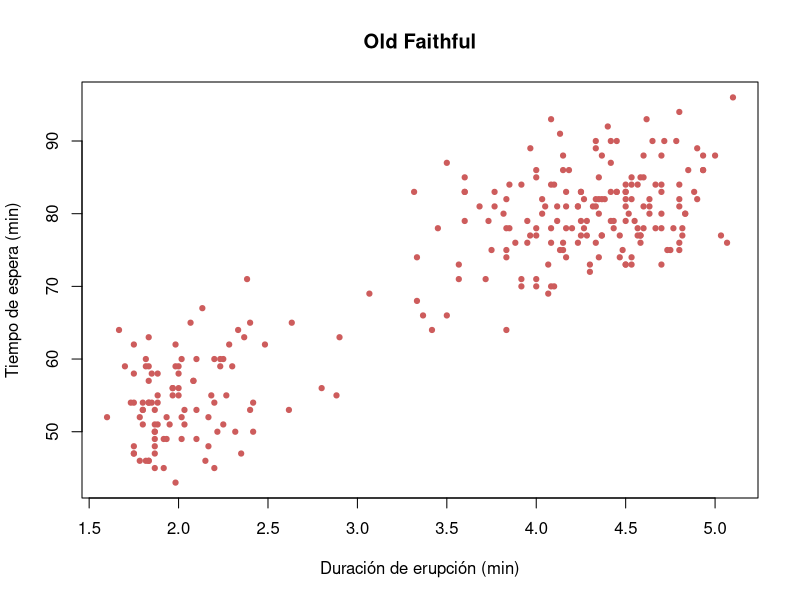
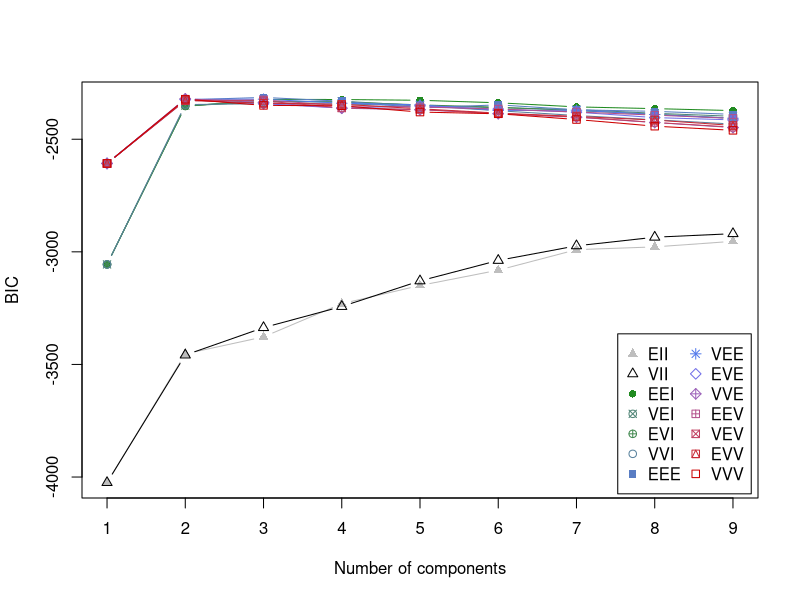
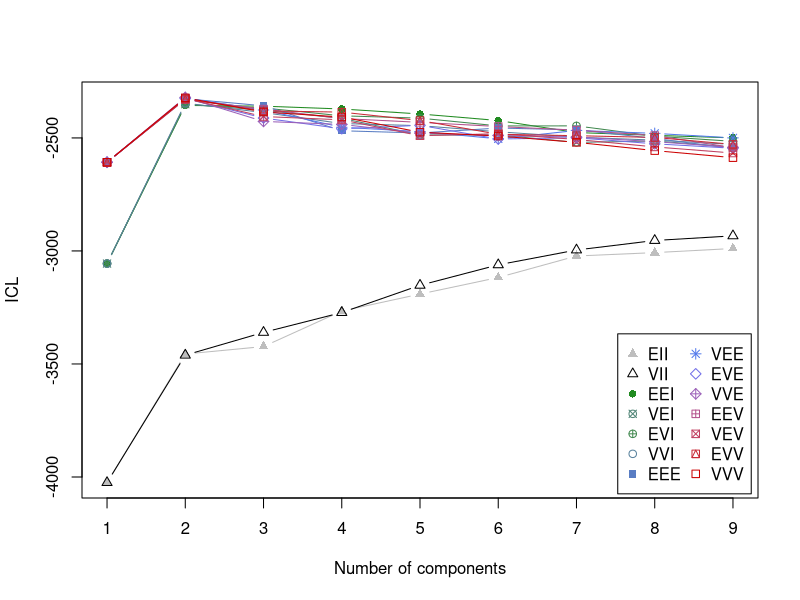
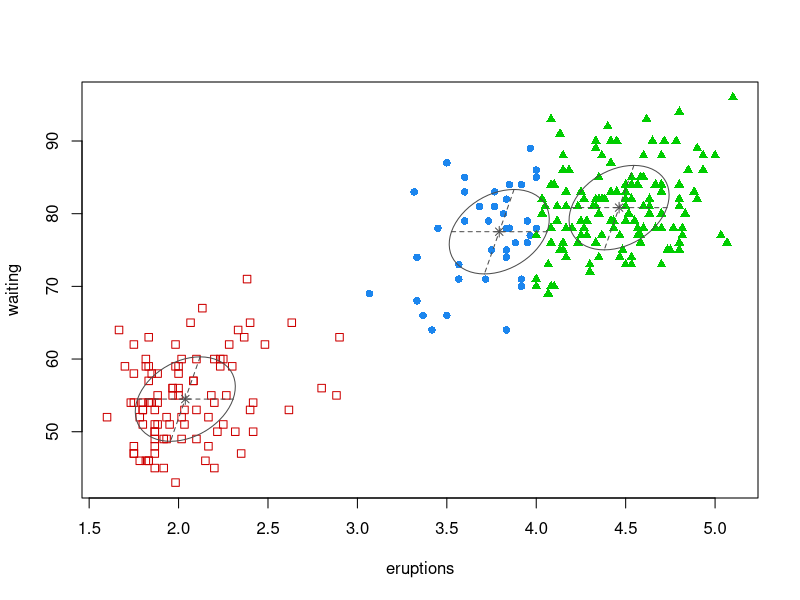
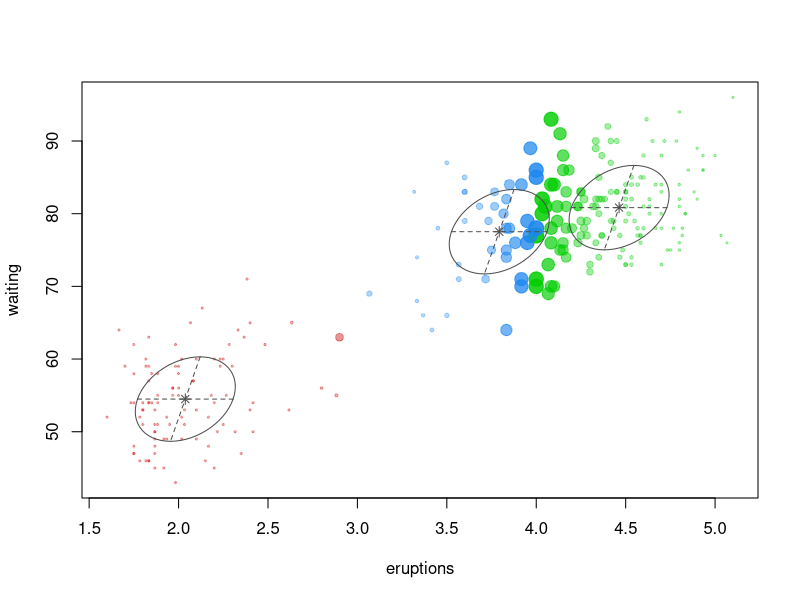
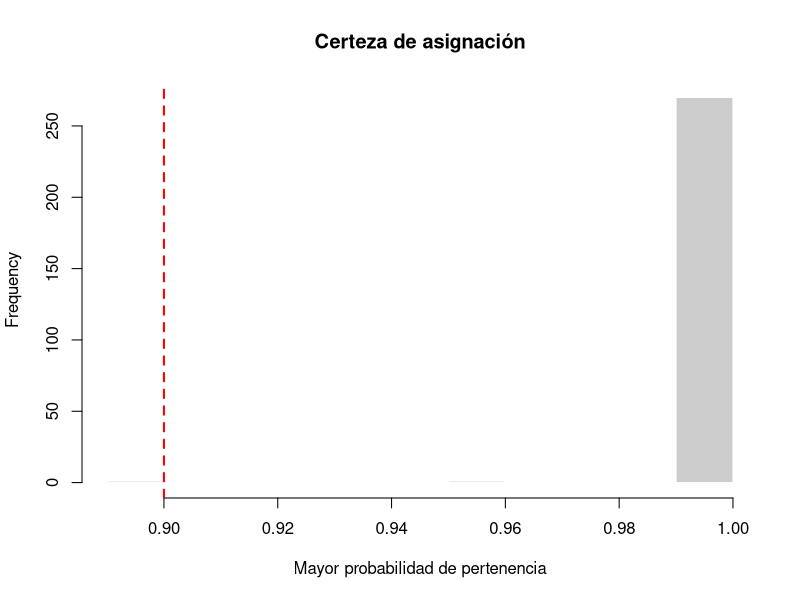
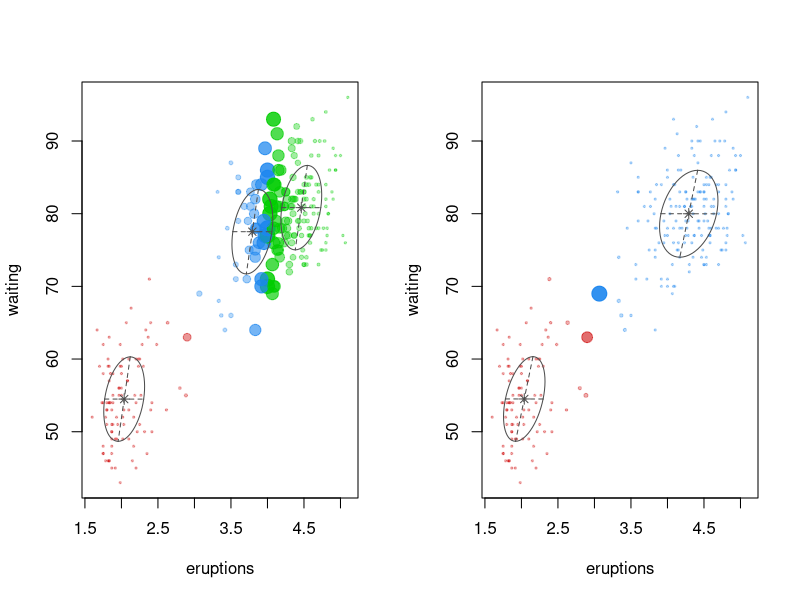
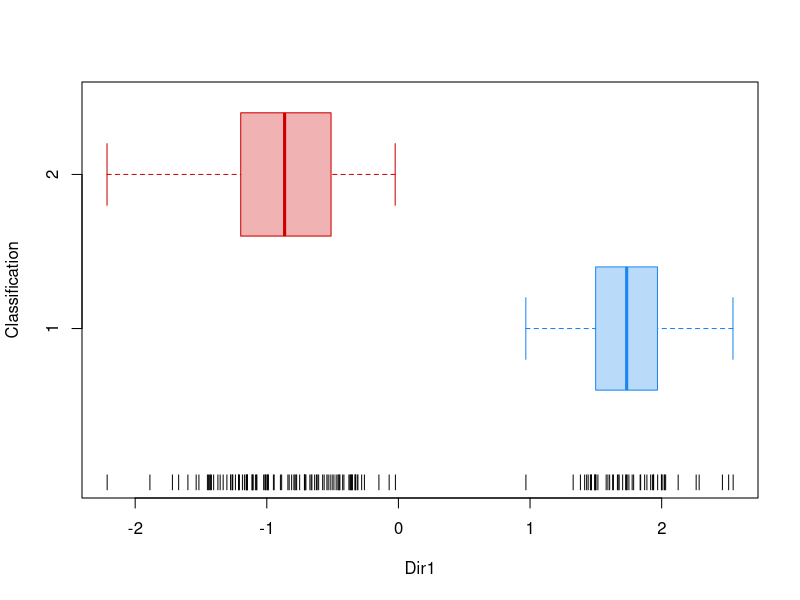

The R source for these figures, in order:
## ---- chunk 1
library(mclust)
library(dbscan)
library(MASS)

set.seed(42)
## ---- chunk 2
data(faithful)

dim(faithful)
head(faithful)
## ---- chunk 3
plot(faithful,
     pch = 19,
     cex = 0.7,
     col = "indianred",
     xlab = "Duración de erupción (min)",
     ylab = "Tiempo de espera (min)",
     main = "Old Faithful")
## ---- chunk 4
gmm_faithful <- Mclust(faithful)
summary(gmm_faithful)
## ---- chunk 5
plot(gmm_faithful, what = "BIC")
## ---- chunk 6
gmm_faithful$BIC
## ---- chunk 7
icl_faithful <- mclustICL(faithful)
plot(icl_faithful)
summary(icl_faithful)
## ---- chunk 8
gmm_faithful_icl <- Mclust(faithful,
                           G = 2,
                           modelNames = "VVE")
summary(gmm_faithful_icl)
## ---- chunk 9
head(gmm_faithful$z)
## ---- chunk 10
head(gmm_faithful$classification)
table(gmm_faithful$classification)
## ---- chunk 11
summary(gmm_faithful$uncertainty)
## ---- chunk 12
plot(gmm_faithful, what = "classification")
## ---- chunk 13
plot(gmm_faithful, what = "uncertainty")
## ---- chunk 14
prob_max <- apply(gmm_faithful_icl$z, 1, max)

hist(prob_max,
     main = "Certeza de asignación",
     xlab = "Mayor probabilidad de pertenencia",
     col = "gray80",
     border = "white")
abline(v = 0.9, col = "red", lwd = 2, lty = 2)
## ---- chunk 15
obs_dudosas <- head(order(prob_max), 10)

faithful[obs_dudosas, ]
gmm_faithful_icl$z[obs_dudosas, ]
gmm_faithful_icl$classification[obs_dudosas]
## ---- chunk 16
par(mfrow = c(1, 2))
plot(gmm_faithful, what = "uncertainty")
plot(gmm_faithful_icl, what = "uncertainty")
par(mfrow = c(1, 1))
## ---- chunk 17
data(iris)
X_iris <- iris[, 1:4]

gmm_iris <- Mclust(X_iris)
summary(gmm_iris)
## ---- chunk 18
table(GMM = gmm_iris$classification,
      Species = iris$Species)
## ---- chunk 19
gmm_iris3 <- Mclust(X_iris, G = 3)
summary(gmm_iris3)
## ---- chunk 20
table(GMM = gmm_iris3$classification,
      Species = iris$Species)
## ---- chunk 21
dr_iris_2 <- MclustDR(gmm_iris)
summary(dr_iris_2)
plot(dr_iris_2, what = "boundaries")
## ---- chunk 22
dr_iris_3 <- MclustDR(gmm_iris3)
summary(dr_iris_3)
plot(dr_iris_3, what = "boundaries")
## ---- chunk 23
set.seed(42)
km_iris <- kmeans(scale(X_iris), centers = 3, nstart = 25)

tabla_conc <- table(GMM = gmm_iris3$classification,
                    Kmeans = km_iris$cluster)
tabla_conc
## ---- chunk 24
ari_gmm_km <- adjustedRandIndex(gmm_iris3$classification,
                                km_iris$cluster)
ari_gmm_km
## ---- chunk 25
n <- 200
theta <- seq(0, 2*pi, length.out = n)

anillo1 <- cbind(cos(theta) * 1   + rnorm(n, 0, 0.08),
                 sin(theta) * 1   + rnorm(n, 0, 0.08))
anillo2 <- cbind(cos(theta) * 2.5 + rnorm(n, 0, 0.08),
                 sin(theta) * 2.5 + rnorm(n, 0, 0.08))

luna1 <- cbind(cos(seq(0, pi, length.out = n)) * 1.5 + rnorm(n, 0, 0.08) + 5,
               sin(seq(0, pi, length.out = n)) * 1   + rnorm(n, 0, 0.08))
luna2 <- cbind(cos(seq(pi, 2*pi, length.out = n)) * 1.5 + rnorm(n, 0, 0.08) + 6,
               sin(seq(pi, 2*pi, length.out = n)) * 1   + rnorm(n, 0, 0.08) - 0.5)

anillos <- rbind(anillo1, anillo2)
lunas   <- rbind(luna1, luna2)
## ---- chunk 26
par(mfrow = c(1, 2))
plot(anillos, pch = 19, cex = 0.6, col = "coral3", asp = 1,
     main = "Anillos", xlab = "", ylab = "")
plot(lunas, pch = 19, cex = 0.6, col = "coral3",
     main = "Medias lunas", xlab = "", ylab = "")
par(mfrow = c(1, 1))
## ---- chunk 27
set.seed(42)
km_anillos <- kmeans(anillos, centers = 2, nstart = 25)
km_lunas   <- kmeans(lunas,   centers = 2, nstart = 25)

par(mfrow = c(1, 2))
plot(anillos, col = km_anillos$cluster, pch = 19, cex = 0.7, asp = 1,
     main = "K-means en anillos", xlab = "", ylab = "")
plot(lunas, col = km_lunas$cluster, pch = 19, cex = 0.7,
     main = "K-means en medias lunas", xlab = "", ylab = "")
par(mfrow = c(1, 1))
## ---- chunk 28
db_anillos <- dbscan(anillos, eps = 0.40, minPts = 4)
db_lunas   <- dbscan(lunas,   eps = 0.20, minPts = 4)
## ---- chunk 29
par(mfrow = c(1, 2))
plot(anillos, col = db_anillos$cluster + 1, pch = 19, cex = 0.7, asp = 1,
     main = "DBSCAN en anillos", xlab = "", ylab = "")
plot(lunas, col = db_lunas$cluster + 1, pch = 19, cex = 0.7,
     main = "DBSCAN en medias lunas", xlab = "", ylab = "")
par(mfrow = c(1, 1))
## ---- chunk 30
table(db_anillos$cluster)
table(db_lunas$cluster)
## ---- chunk 31
gmm_anillos <- Mclust(anillos, G = 2)
gmm_lunas   <- Mclust(lunas,   G = 2)

par(mfrow = c(1, 2))
plot(anillos, col = gmm_anillos$classification + 1, pch = 19, cex = 0.7, asp = 1,
     main = "GMM G = 2 — Anillos", xlab = "", ylab = "")
plot(lunas, col = gmm_lunas$classification + 1, pch = 19, cex = 0.7,
     main = "GMM G = 2 — Medias lunas", xlab = "", ylab = "")
par(mfrow = c(1, 1))
## ---- chunk 32
eps_anillos <- 0.40
minpts_anillos <- 4

nn_anillos <- kNN(anillos, k = minpts_anillos)
es_nucleo <- nn_anillos$dist[, minpts_anillos] <= eps_anillos

sum(es_nucleo)
## ---- chunk 33
plot(anillos,
     col = ifelse(es_nucleo, "red", "gray70"),
     pch = 19,
     cex = 0.7,
     asp = 1,
     main = "Puntos núcleo en anillos",
     xlab = "",
     ylab = "")
## ---- chunk 34
X_dens <- rbind(
  mvrnorm(60, mu = c(0, 0), Sigma = diag(0.1, 2)),
  mvrnorm(40, mu = c(5, 0), Sigma = diag(1.0, 2))
)

plot(X_dens,
     pch = 19,
     cex = 0.7,
     col = "steelblue",
     main = "Datos con distinta densidad",
     xlab = "",
     ylab = "")
## ---- chunk 35
opt_dens <- optics(X_dens,
                   eps = Inf,
                   minPts = 5)

opt_dens
## ---- chunk 36
plot(opt_dens,
     main = "Reachability plot — OPTICS")
## ---- chunk 37
opt_alto <- extractDBSCAN(opt_dens, eps_cl = 1.5)
opt_bajo <- extractDBSCAN(opt_dens, eps_cl = 0.5)
## ---- chunk 38
par(mfrow = c(1, 2))
plot(opt_dens, main = "Corte alto: eps_cl = 1.5")
abline(h = 1.5, col = "red", lty = 2)

plot(opt_dens, main = "Corte bajo: eps_cl = 0.5")
abline(h = 0.5, col = "red", lty = 2)
par(mfrow = c(1, 1))
## ---- chunk 39
table(opt_alto$cluster)
table(opt_bajo$cluster)
## ---- chunk 40
par(mfrow = c(1, 2))
plot(X_dens, col = opt_alto$cluster + 1, pch = 19,
     main = "OPTICS — eps_cl = 1.5", xlab = "", ylab = "")
plot(X_dens, col = opt_bajo$cluster + 1, pch = 19,
     main = "OPTICS — eps_cl = 0.5", xlab = "", ylab = "")
par(mfrow = c(1, 1))
## ---- chunk 41
opt_xi <- extractXi(opt_dens, xi = 0.05)
table(opt_xi$cluster)
## ---- chunk 42
plot(X_dens,
     col = opt_xi$cluster + 1,
     pch = 19,
     cex = 0.7,
     main = "OPTICS — extracción automática xi",
     xlab = "",
     ylab = "")
## ---- chunk 43
data(crabs)
X_crabs <- scale(crabs[, 4:8])
X_crabs_pca <- prcomp(X_crabs)$x[, 1:2]

plot(X_crabs_pca,
     pch = 19,
     col = "snow4",
     main = "Crabs — proyección PCA",
     xlab = "PC1",
     ylab = "PC2")
## ---- chunk 44
opt_crabs <- optics(X_crabs, eps = Inf, minPts = 8)
plot(opt_crabs)
## ---- chunk 45
eps_cortes <- c(0.5, 0.55, 0.6)

par(mfrow = c(1, length(eps_cortes)))
for (e in eps_cortes) {
  oc <- extractDBSCAN(opt_crabs, eps_cl = e)
  col_oc <- ifelse(oc$cluster == 0, "black", oc$cluster + 1)
  plot(X_crabs_pca,
       col = col_oc,
       pch = 19,
       cex = 0.8,
       main = paste0("eps_cl = ", e, " | ", max(oc$cluster), " grupos"),
       xlab = "PC1",
       ylab = "PC2")
}
par(mfrow = c(1, 1))
